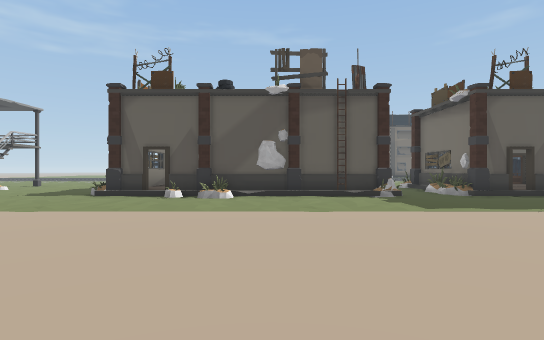
View 1 (above)

23 first-person views from a walk through a 3-D level made in the Unity game engine. The camera is 1.5 m above the floor, looks level and sees 80° across. The floor is counted in squares, 2 m on a side. Each view is taken from the middle of a square. On the plan, view 1 faces up. The plan holds only what a view shows up to about 11 squares ahead; the rest is blank. The place goes on beyond the plan. The player character is not drawn. Door leaves are left out, so doorways stand open. Some surface patterns are stand-ins.

View 2
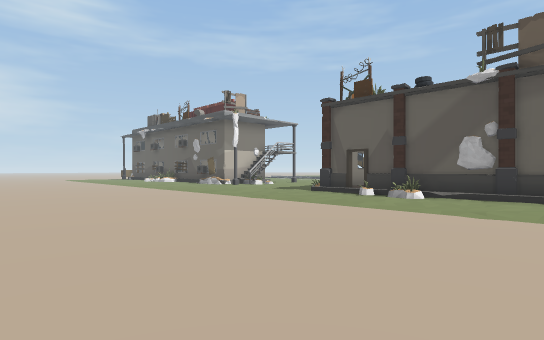

View 3
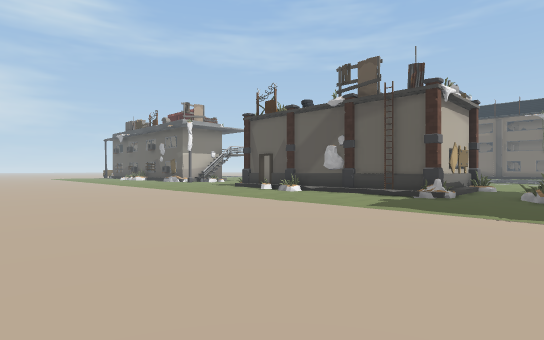

View 4
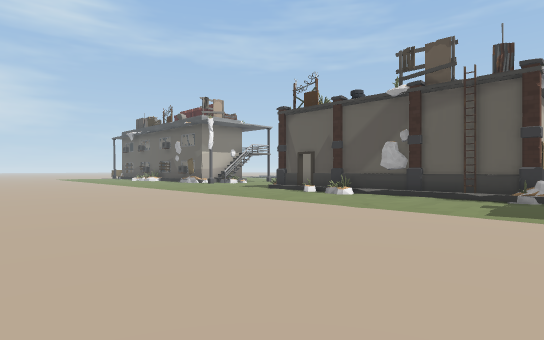

View 5
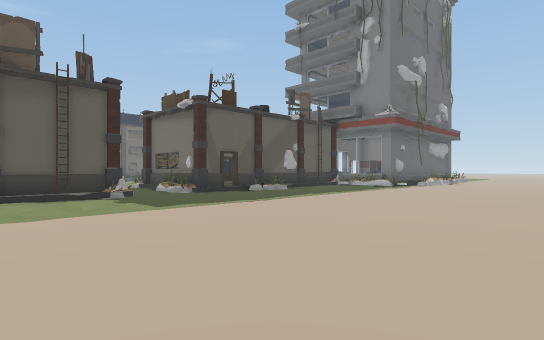

View 6
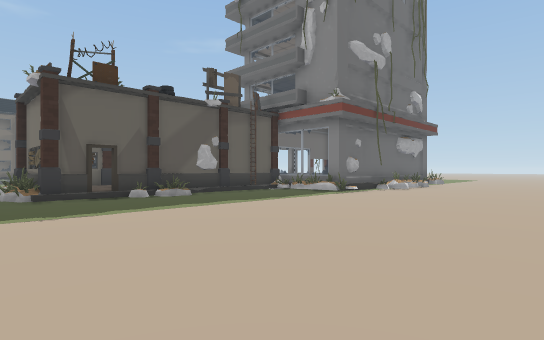

View 7
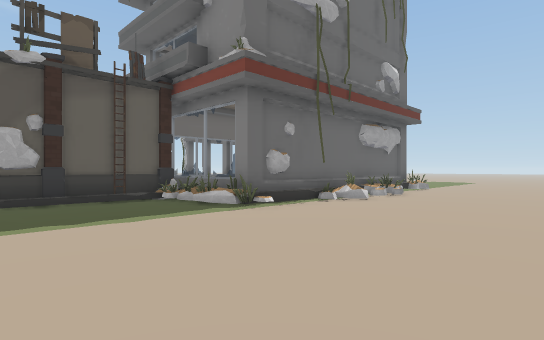

View 8
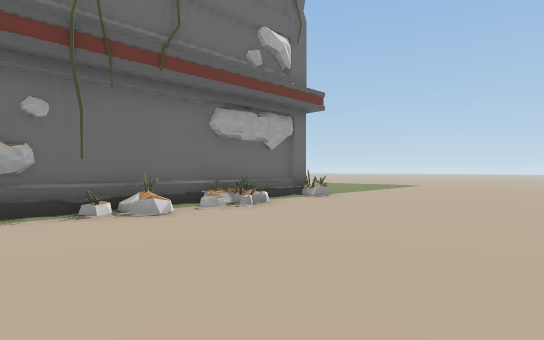

View 9
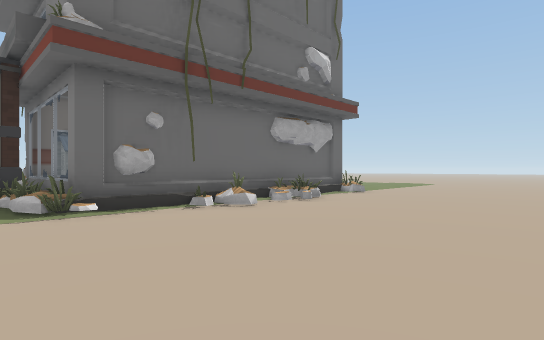

View 10
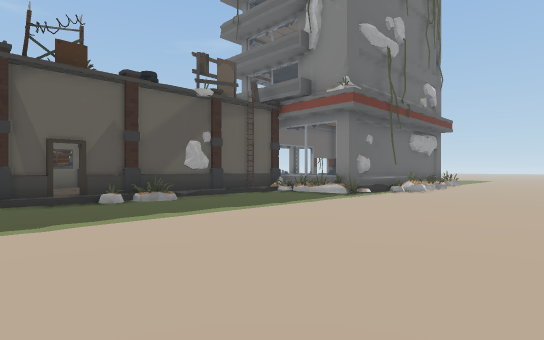

View 11
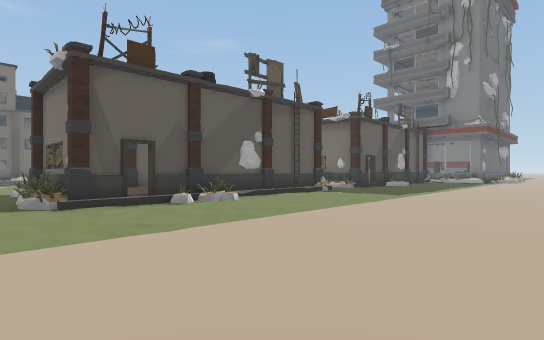

View 12
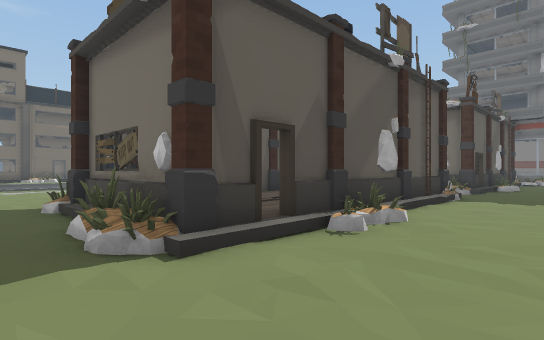

View 13
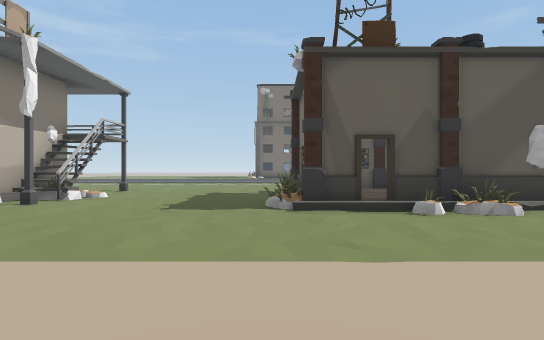

View 14
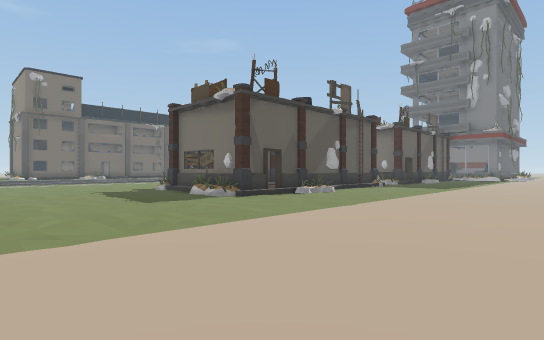

View 15
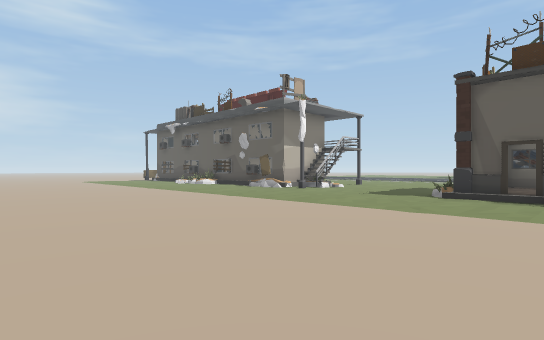

View 16
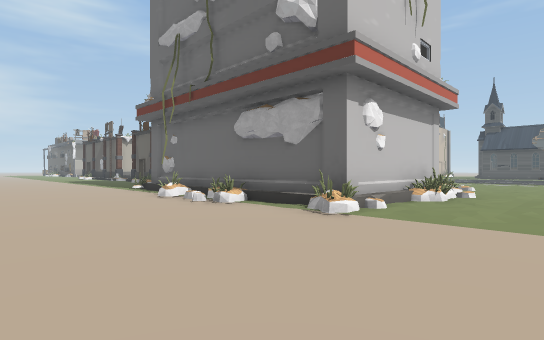

View 17
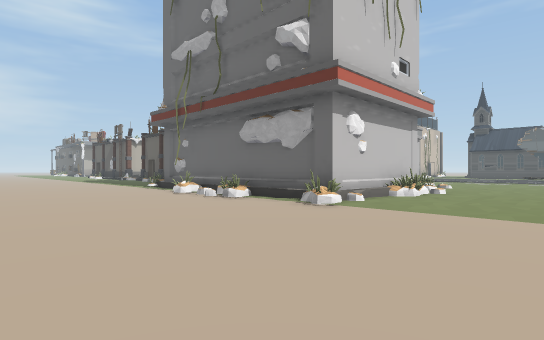

View 18
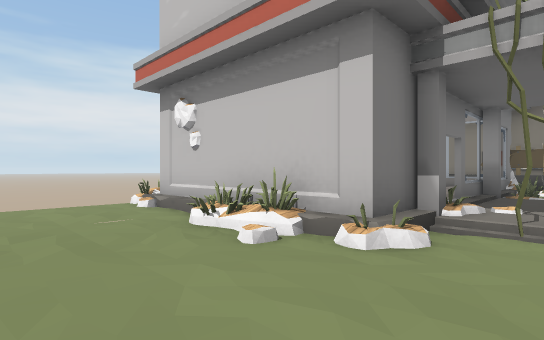

View 19
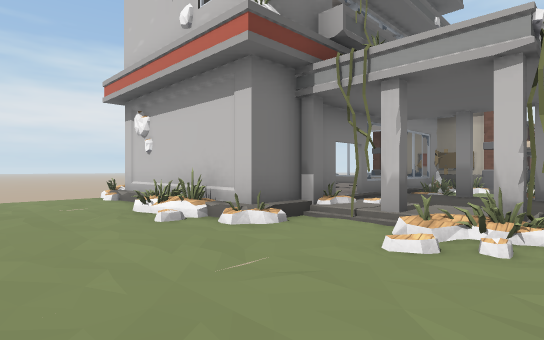

View 20
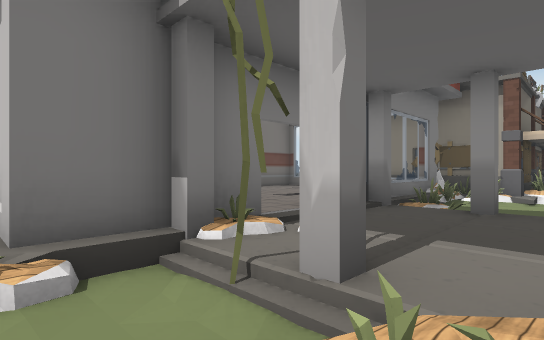

View 21
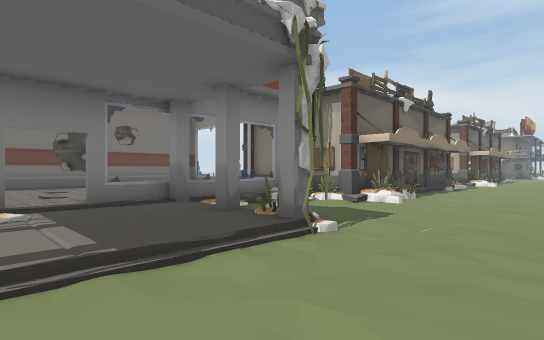

View 22
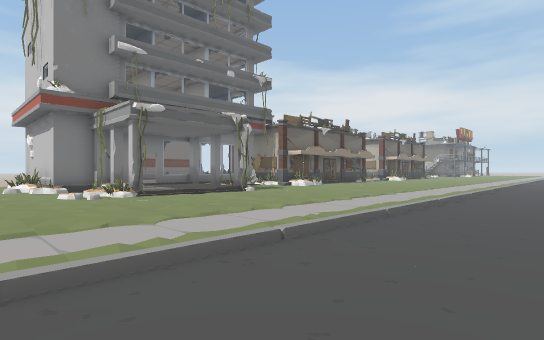

View 23
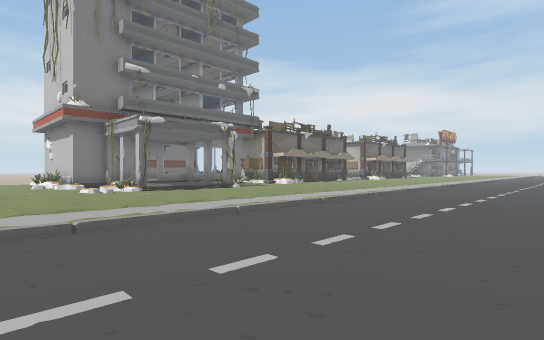

### Floor plan
Key: @ floor where view 1 was taken; # wall or solid block; . main floor; : floor 0.25 m higher than the main floor; + floor 0.5 m higher than the main floor; / step, stairs or slope; D open door; = window, fence, low wall or low ledge; L ladder; O other object.
Columns run from 10 left of view 1 to 26 right of it. Each row starts with its distance up from view 1.
 25                               .... .
 24                      ..............
 23                      ...............
 22                     ................
 21                     ................
 20
 19
 18
 17                               .
 16
 15                            ....=   .
 14                      =    =#+++#.
 13      =########  ########   #++##.  .
 12      .#++++  #  #++    #=.=+++##=
 11 #    .#+++   #  #++    #O==# +#OO.
 10 O    ##++    # =#++    #   +++  #.
  9      =#D####L# ##D####L#  ++++ ##.
  8      ..//=. ..   //=. .# +++++ #/.
  7                        =++++++ OO
  6 ..:....:....:....:....:=#O###O#OO...
  5 ...........................=.=.......
  4 .....................................
  3 .....................................
  2 .....................................
  1 .....................................
  0    .......@.........  . ...... .... .

Where each view was taken, in squares from view 1:
view 1: 0 up, 0 right, facing up
view 2: 0 up, 2 right, facing up-left
view 3: 0 up, 6 right, facing up-left
view 4: 0 up, 4 right, facing up-left
view 5: 0 up, 0 right, facing up-right
view 6: 0 up, 4 right, facing up-right
view 7: 1 up, 9 right, facing up-right
view 8: 0 up, 14 right, facing up-right
view 9: 0 up, 12 right, facing up-right
view 10: 1 up, 5 right, facing up-right
view 11: 2 up, 6 left, facing up-right
view 12: 6 up, 6 left, facing up-right
view 13: 3 up, 5 left, facing up
view 14: 2 up, 10 left, facing up-right
view 15: 0 up, 2 left, facing up-left
view 16: 1 up, 25 right, facing up-left
view 17: 0 up, 26 right, facing up-left
view 18: 13 up, 25 right, facing down-left
view 19: 15 up, 25 right, facing down-left
view 20: 14 up, 22 right, facing down-left
view 21: 17 up, 20 right, facing down-left
view 22: 23 up, 24 right, facing down-left
view 23: 25 up, 25 right, facing down-left
